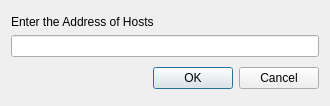
<?xml version="1.0" encoding="UTF-8"?>
<ui version="4.0">
 <class>QStreamingSettings</class>
 <widget class="QDialog" name="QStreamingSettings">
  <property name="geometry">
   <rect>
    <x>0</x>
    <y>0</y>
    <width>330</width>
    <height>106</height>
   </rect>
  </property>
  <property name="windowTitle">
   <string>GStreamer Streaming Settings</string>
  </property>
  <layout class="QVBoxLayout" name="verticalLayout_3">
   <item>
    <layout class="QHBoxLayout" name="horizontalLayout">
     <item>
      <layout class="QVBoxLayout" name="verticalLayout">
       <item>
        <widget class="QLabel" name="label">
         <property name="text">
          <string>Enter the Address of Hosts</string>
         </property>
        </widget>
       </item>
       <item>
        <widget class="QLineEdit" name="lineEdit_IPAddress"/>
       </item>
      </layout>
     </item>
     <item>
      <layout class="QVBoxLayout" name="verticalLayout_2"/>
     </item>
    </layout>
   </item>
   <item>
    <widget class="QDialogButtonBox" name="buttonBox">
     <property name="orientation">
      <enum>Qt::Horizontal</enum>
     </property>
     <property name="standardButtons">
      <set>QDialogButtonBox::Cancel|QDialogButtonBox::Ok</set>
     </property>
    </widget>
   </item>
  </layout>
 </widget>
 <resources/>
 <connections>
  <connection>
   <sender>buttonBox</sender>
   <signal>accepted()</signal>
   <receiver>QStreamingSettings</receiver>
   <slot>accept()</slot>
   <hints>
    <hint type="sourcelabel">
     <x>248</x>
     <y>254</y>
    </hint>
    <hint type="destinationlabel">
     <x>157</x>
     <y>274</y>
    </hint>
   </hints>
  </connection>
  <connection>
   <sender>buttonBox</sender>
   <signal>rejected()</signal>
   <receiver>QStreamingSettings</receiver>
   <slot>reject()</slot>
   <hints>
    <hint type="sourcelabel">
     <x>316</x>
     <y>260</y>
    </hint>
    <hint type="destinationlabel">
     <x>286</x>
     <y>274</y>
    </hint>
   </hints>
  </connection>
 </connections>
</ui>
